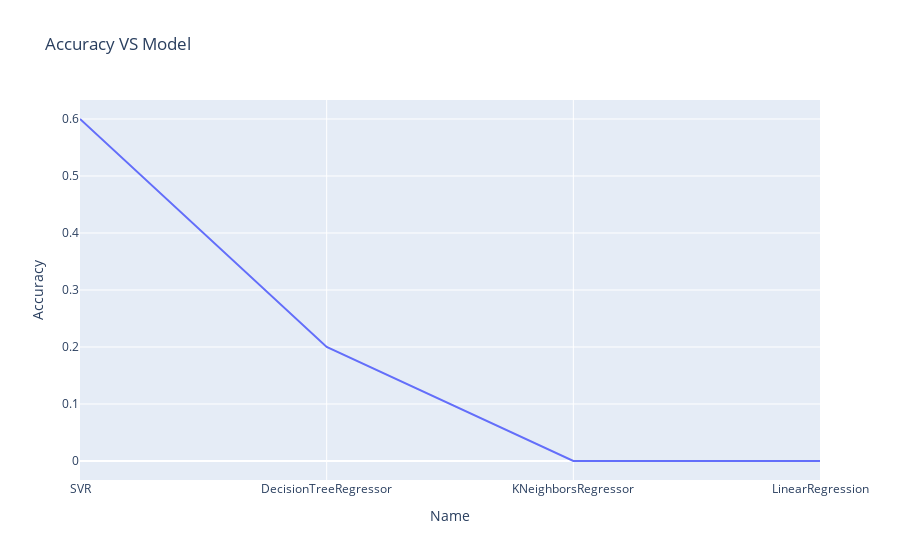

The cell this chart's notebook holds for it:
### Markdown cell above
### Accuracy and Time-Taken Plots:

### Code cell
model_df.sort_values(by = 'Accuracy',ascending = False,inplace = True)
fig = px.line(model_df, x="Name", y="Accuracy", title='Accuracy VS Model')
fig.show()

### Figure 1 — Plotly figure (JSON) as saved in the notebook; plotly's stock layout.template omitted (floating-point values rounded to 4 significant figures)
{"data": [{"hovertemplate": "Name=%{x}<br>Accuracy=%{y}<extra></extra>", "legendgroup": "", "line": {"color": "#636efa", "dash": "solid"}, "marker": {"symbol": "circle"}, "mode": "lines", "name": "", "orientation": "v", "showlegend": false, "type": "scatter", "x": ["SVR", "DecisionTreeRegressor", "KNeighborsRegressor", "LinearRegression"], "xaxis": "x", "y": [0.6, 0.2, 0, 0], "yaxis": "y"}], "layout": {"legend": {"tracegroupgap": 0}, "title": {"text": "Accuracy VS Model"}, "xaxis": {"anchor": "y", "domain": [0, 1], "title": {"text": "Name"}}, "yaxis": {"anchor": "x", "domain": [0, 1], "title": {"text": "Accuracy"}}}}
